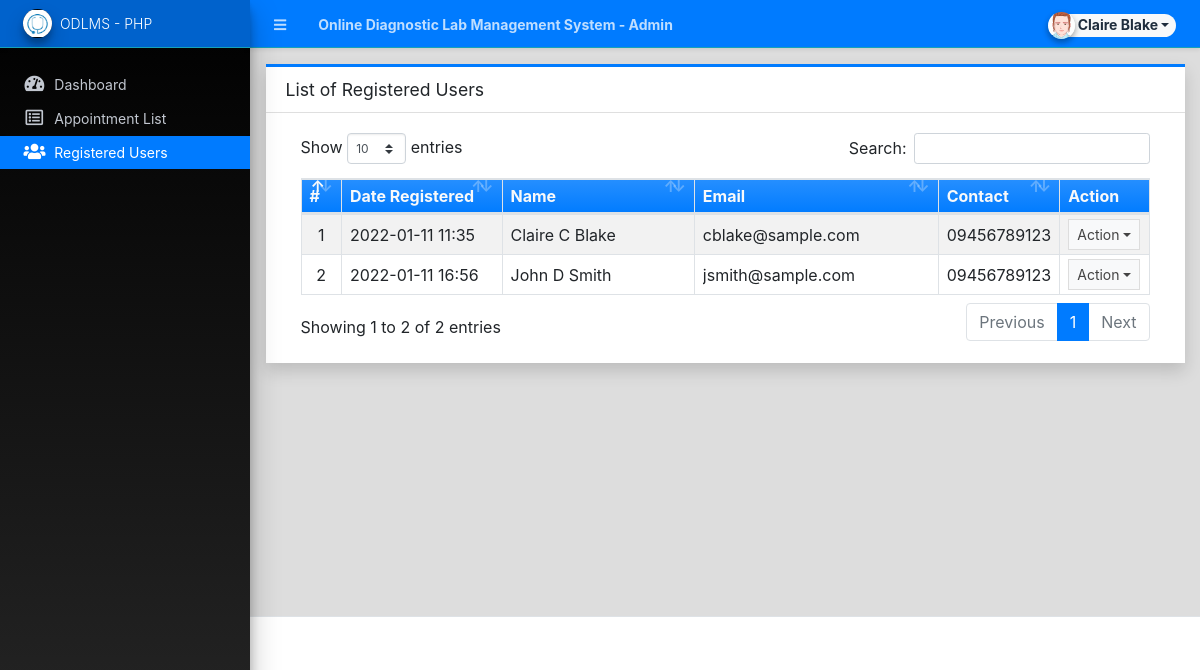
The page /admin/?page=clients (signed in) on the database its author committed.
### tables this page shows
CREATE TABLE `client_list` (
  `id` int(30) NOT NULL,
  `firstname` text NOT NULL,
  `middlename` text NOT NULL,
  `lastname` text NOT NULL,
  `gender` varchar(50) NOT NULL,
  `contact` varchar(150) NOT NULL,
  `email` text NOT NULL,
  `password` text NOT NULL,
  `dob` date NOT NULL,
  `address` text NOT NULL,
  `avatar` text DEFAULT NULL,
  `delete_flag` tinyint(1) NOT NULL DEFAULT 0,
  `date_created` datetime NOT NULL DEFAULT current_timestamp(),
  `date_updated` datetime DEFAULT NULL ON UPDATE current_timestamp()
);

### config.php (called while the page is built, shortened)
<?php
require_once('classes/DBConnection.php');
require_once('classes/SystemSettings.php');
function validate_image($file){
	if(!empty($file)){
        $ex = explode('?',$file);
        $file = $ex[0];
        $param =  isset($ex[1]) ? '?'.$ex[1]  : '';
		if(is_file(base_app.$file)){
			return base_url.$file.$param;
		}else{
			return base_url.'dist/img/no-image-available.png';
		}
	}else{
		return base_url.'dist/img/no-image-available.png';
	}
}
function isMobileDevice(){
    $aMobileUA = array(
        '/iphone/i' => 'iPhone',
        '/ipod/i' => 'iPod',
        '/ipad/i' => 'iPad',
        '/android/i' => 'Android',
        '/blackberry/i' => 'BlackBerry',
        '/webos/i' => 'Mobile'
    );
    return false;
}
?>

### classes/DBConnection.php (called while the page is built, shortened)
<?php
class DBConnection{
    private $host = DB_SERVER;
    private $username = DB_USERNAME;
    private $password = DB_PASSWORD;
    private $database = DB_NAME;
    public $conn;
    public function __construct(){
        if (!isset($this->conn)) {
            $this->conn = new mysqli($this->host, $this->username, $this->password, $this->database);
        }
    }
}
?>

### classes/SystemSettings.php (called while the page is built, shortened)
<?php
class SystemSettings extends DBConnection{
	function userdata($field = ''){
		if(!empty($field)){
			if(isset($_SESSION['userdata'][$field]))
				return $_SESSION['userdata'][$field];
			else
				return null;
		}else{
			return false;
		}
	}
	function info($field=''){
		if(!empty($field)){
			if(isset($_SESSION['system_info'][$field]))
				return $_SESSION['system_info'][$field];
			else
				return false;
		}else{
			return false;
		}
	}
}
$_settings = new SystemSettings();
?>

### admin/clients/index.php (the view, shortened to what this page needs)
<div class="card card-outline card-primary rounded-0 shadow">
	<div class="card-header">
		<h3 class="card-title">List of Registered Users</h3>
	</div>
	<div class="card-body">
		<div class="container-fluid">
        <div class="container-fluid">
			<table class="table table-bordered table-hover table-striped">
				<colgroup>
					<col width="5%">
					<col width="20%">
					<col width="25%">
					<col width="30%">
					<col width="10%">
					<col width="10%">
				</colgroup>
				<thead>
					<tr class="bg-gradient-primary text-light">
						<th>#</th>
						<th>Date Registered</th>
						<th>Name</th>
						<th>Email</th>
						<th>Contact</th>
						<th>Action</th>
					</tr>
				</thead>
				<tbody>
					<?php
						$i = 1;
						$qry = $conn->query("SELECT *,CONCAT(firstname,' ',middlename,' ', lastname) as fullname from `client_list` order by CONCAT(firstname,' ',middlename,' ', lastname) asc ");
						while($row = $qry->fetch_assoc()):
					?>
						<tr>
							<td class="text-center"><?php echo $i++; ?></td>
							<td class=""><?php echo date("Y-m-d H:i",strtotime($row['date_created'])) ?></td>
							<td class=""><p class="m-0 truncate-1"><?php echo $row['fullname'] ?></p></td>
							<td class=""><p class="m-0 truncate-1"><?php echo $row['email'] ?></p></td>
							<td class=""><p class="m-0 truncate-1"><?php echo $row['contact'] ?></p></td>
							<td align="center">
								 <button type="button" class="btn btn-flat btn-default btn-sm dropdown-toggle dropdown-icon" data-toggle="dropdown">
				                  		Action
				                  </button>
							</td>
						</tr>
					<?php endwhile; ?>
				</tbody>
			</table>
		</div>
		</div>
	</div>
</div>

### admin/index.php (shortened to what this page needs)
<?php require_once('../config.php'); ?>
 <!DOCTYPE html>
<html lang="en" class="" style="height: auto;">
<?php require_once('inc/header.php') ?>
  <body class="sidebar-mini layout-fixed control-sidebar-slide-open layout-navbar-fixed sidebar-mini-md sidebar-mini-xs" data-new-gr-c-s-check-loaded="14.991.0" data-gr-ext-installed="" style="height: auto;">
    <div class="wrapper">
     <?php require_once('inc/topBarNav.php') ?>
     <?php require_once('inc/navigation.php') ?>
     <?php $page = isset($_GET['page']) ? $_GET['page'] : 'home';  ?>
      <div class="content-wrapper pt-3" style="min-height: 567.854px;">
        <section class="content ">
          <div class="container-fluid">
            <?php
              if(!file_exists($page.".php") && !is_dir($page)){
                  include '404.html';
              }else{
                if(is_dir($page))
                  include $page.'/index.php';
                else
                  include $page.'.php';
              }
            ?>
          </div>
        </section>
      </div>
      <?php require_once('inc/footer.php') ?>
  </body>
</html>

### admin/inc/header.php (shortened to what this page needs)
<head>
    <link rel="stylesheet" href="<?php echo base_url ?>plugins/fontawesome-free/css/all.min.css">
    <link rel="stylesheet" href="<?php echo base_url ?>plugins/tempusdominus-bootstrap-4/css/tempusdominus-bootstrap-4.min.css">
  <link rel="stylesheet" href="<?php echo base_url ?>plugins/datatables-bs4/css/dataTables.bootstrap4.min.css">
  <link rel="stylesheet" href="<?php echo base_url ?>plugins/datatables-responsive/css/responsive.bootstrap4.min.css">
  <link rel="stylesheet" href="<?php echo base_url ?>plugins/datatables-buttons/css/buttons.bootstrap4.min.css">
  <link rel="stylesheet" href="<?php echo base_url ?>plugins/select2/css/select2.min.css">
  <link rel="stylesheet" href="<?php echo base_url ?>plugins/select2-bootstrap4-theme/select2-bootstrap4.min.css">
    <link rel="stylesheet" href="<?php echo base_url ?>plugins/icheck-bootstrap/icheck-bootstrap.min.css">
    <link rel="stylesheet" href="<?php echo base_url ?>plugins/jqvmap/jqvmap.min.css">
    <link rel="stylesheet" href="<?php echo base_url ?>plugins/fullcalendar/main.css">
    <link rel="stylesheet" href="<?php echo base_url ?>dist/css/adminlte.css">
    <link rel="stylesheet" href="<?php echo base_url ?>dist/css/custom.css">
    <link rel="stylesheet" href="<?php echo base_url ?>plugins/overlayScrollbars/css/OverlayScrollbars.min.css">
    <link rel="stylesheet" href="<?php echo base_url ?>plugins/daterangepicker/daterangepicker.css">
    <link rel="stylesheet" href="<?php echo base_url ?>plugins/summernote/summernote-bs4.min.css">
  <link rel="stylesheet" href="<?php echo base_url ?>plugins/sweetalert2-theme-bootstrap-4/bootstrap-4.min.css">
  </head>

### admin/inc/topBarNav.php (shortened to what this page needs)
<nav class="main-header navbar navbar-expand navbar-dark border  border-info border-top-0  border-left-0 border-right-0 text-sm shadow-sm bg-primary">
  <ul class="navbar-nav">
    <li class="nav-item">
    <a class="nav-link" data-widget="pushmenu" href="#" role="button"><i class="fas fa-bars"></i></a>
    </li>
    <li class="nav-item d-none d-sm-inline-block">
      <a href="<?php echo base_url ?>" class="nav-link"><b><?php echo (!isMobileDevice()) ? $_settings->info('name'):$_settings->info('short_name'); ?> - Admin</b></a>
    </li>
  </ul>
  <ul class="navbar-nav ml-auto">
    <li class="nav-item">
      <div class="btn-group nav-link">
            <button type="button" class="btn btn-rounded badge badge-light dropdown-toggle dropdown-icon" data-toggle="dropdown">
              <span><img src="<?php echo validate_image($_settings->userdata('avatar')) ?>" class="img-circle elevation-2 user-img" alt="User Image"></span>
              <span class="ml-3"><?php echo ucwords($_settings->userdata('firstname').' '.$_settings->userdata('lastname')) ?></span>
            </button>
        </div>
    </li>
  </ul>
</nav>

### admin/inc/navigation.php (shortened to what this page needs)
<aside class="main-sidebar sidebar-dark-primary elevation-4 sidebar-no-expand bg-gradient-black">
  <a href="<?php echo base_url ?>admin" class="brand-link bg-transparent text-sm border-info shadow-sm bg-primary">
  <img src="<?php echo validate_image($_settings->info('logo'))?>" alt="Store Logo" class="brand-image img-circle elevation-3 bg-black" style="width: 1.8rem;height: 1.8rem;max-height: unset;object-fit:scale-down;object-position:center center">
  <span class="brand-text font-weight-light"><?php echo $_settings->info('short_name') ?></span>
  </a>
  <div class="sidebar os-host os-theme-light os-host-overflow os-host-overflow-y os-host-resize-disabled os-host-transition os-host-scrollbar-horizontal-hidden">
    <div class="os-content-glue" style="margin: 0px -8px; width: 249px; height: 646px;"></div>
    <div class="os-padding">
      <div class="os-viewport os-viewport-native-scrollbars-invisible" style="overflow-y: scroll;">
        <div class="os-content" style="padding: 0px 8px; height: 100%; width: 100%;">
          <nav class="mt-4">
             <ul class="nav nav-pills nav-sidebar flex-column text-sm nav-compact nav-flat nav-child-indent nav-collapse-hide-child" data-widget="treeview" role="menu" data-accordion="false">
              <li class="nav-item dropdown">
                <a href="./" class="nav-link nav-home">
                  <i class="nav-icon fas fa-tachometer-alt"></i>
                  <p>
                    Dashboard
                  </p>
                </a>
              </li>
              <li class="nav-item">
                <a href="<?php echo base_url ?>admin/?page=appointments" class="nav-link nav-appointments">
                  <i class="nav-icon far fa-list-alt"></i>
                  <p>
                    Appointment List
                  </p>
                </a>
              </li>
              <li class="nav-item">
                <a href="<?php echo base_url ?>admin/?page=clients" class="nav-link nav-clients">
                  <i class="nav-icon fas fa-users"></i>
                  <p>
                    Registered Users
                  </p>
                </a>
              </li>
            </ul>
          </nav>
        </div>
      </div>
    </div>
  </div>
</aside>

### admin/inc/footer.php (shortened to what this page needs)
<footer class="main-footer text-sm">

### admin/inc/topBarNav.php (style rules this page uses)
.user-img { position: absolute; height: 27px; width: 27px; object-fit: cover; left: -7%; top: -12%; }
.btn-rounded { border-radius: 50px; }

### rows shown on the page
client_list: date_created "2022-01-11 11:35", fullname "Claire C Blake", email "cblake@sample.com", contact "09456789123"
client_list: date_created "2022-01-11 16:56", fullname "John D Smith", email "jsmith@sample.com", contact "09456789123"

### other values the page prints
$_settings->info('name') "Online Diagnostic Lab Management System"
$_settings->userdata('firstname').' '.$_settings->userdata('lastname') "Claire Blake"
$_settings->info('short_name') "ODLMS - PHP"
